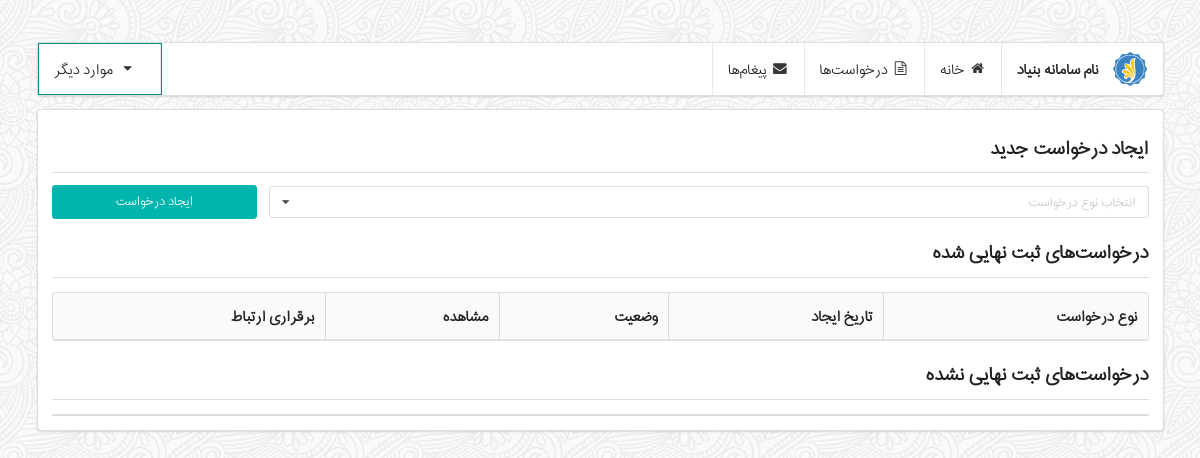
/users/requests/ (signed in), run on an earlier commit of the app's database.
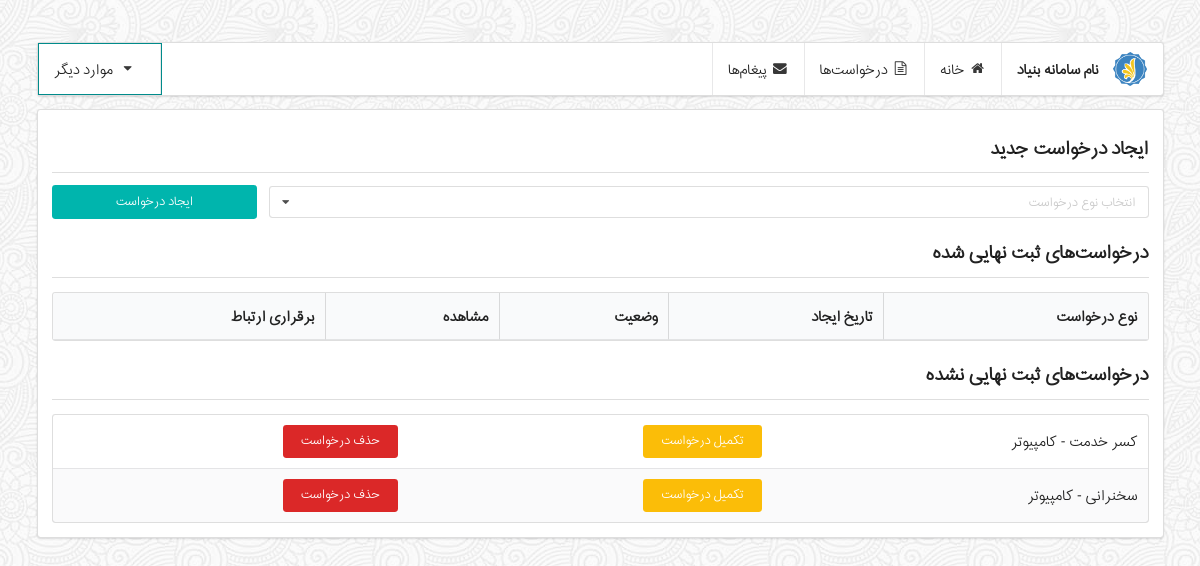
And on a later commit of the database.
### application/models.py (models this page shows, shortened)
class CoopApplication(models.Model):
    class Meta:
        verbose_name = _('Cooperation Application')
        verbose_name_plural = _('Cooperation Applications')
    application = models.OneToOneField(
        Application,
        related_name="coop_app",
    )
    facility = models.ForeignKey(
        Facility,
        related_name="coop_applications",
        verbose_name=_('Facility'),
    )
    manager_has_verified = models.BooleanField(
        default=False,
        verbose_name=_('First verify'),
    )
    association_has_verified = models.BooleanField(
        default=False,
        verbose_name=_('Association verify'),
    )
    manager_verification_date = models.DateTimeField(
        null=True,
        blank=True,
        default=timezone.now,
    )
    field = models.ForeignKey(
        Field,
        verbose_name=_("Application Field"),
        related_name='coop_applications'
    )
    is_deleted = models.BooleanField(
        default=False,
        verbose_name=_("Is deleted")
    )
    status = models.CharField(
        max_length=1,
        verbose_name=_("Status"),
        choices=(
            ('0', 'ثبت نهایی نشده'),
            ('1', 'بررسی نشده'),
            ('2', 'در حال بررسی'),
            ('3', 'در حال مذاکره'),
            ('4', 'عقد قرارداد'),
            ('5', 'شروع همکاری'),
            ('6', 'قطع همکاری'),
            ('7', 'اتمام همکاری'),
            ('8', 'رد شده'),
        ),
        default='1',
    )

### association/models.py (models this page shows, shortened)
class Facility(models.Model):
    class Meta:
        verbose_name = _('Facility')
        verbose_name_plural = _('Facilities')
    title = models.CharField(
        _('Title'),
        max_length=200,
    )
    def __str__(self):
        return self.title

### users/models.py (models this page shows, shortened)
class Field(models.Model):
    class Meta:
        verbose_name = _('Field')
        verbose_name_plural = _('Fields')
    title = models.CharField(
        _('Title'),
        max_length=200,
    )
    def __str__(self):
        return self.title

### users/views.py (the view, shortened to what this page needs)
# urls.py: url(r'requests/$', 'users.views.user_requests'),
def user_requests(request):
    if request.method == "GET":
        user = BMNUser.objects.get(user=request.user)
        saved_apps = Application.objects.filter(user=user, is_finalized=False)
        saved_coops = []
        complete_apps = Application.objects.filter(user=user, is_finalized=True)
        complete_coops = []
        if len(saved_apps) > 0:
            for app in saved_apps:
                coop_application = None
                try:
                    coop_application = CoopApplication.objects.get(application=app)
                except ObjectDoesNotExist:
                    pass
                except MultipleObjectsReturned:
                    pass
                if coop_application:
                    saved_coops.append(coop_application)
        return render(request, 'users/user-dashboard-requests.html',
                      {'saved_coops': saved_coops, "complete_coops": complete_coops,})

### templates/users/user-dashboard-requests.html (shortened to what this page needs)
{% extends 'users/user-base.html' %}
{% load staticfiles %}
{% block segment %}
    <div class="ui dividing header">
        ایجاد درخواست جدید
    </div>
    <form class="ui form" method="POST" action="/users/requests/new/">
        <div class="inline fields">
            <div class="thirteen wide field">
                <div class="ui fluid selection dropdown">
                    <i class="dropdown icon"></i>
                    <div class="default text">
                        انتخاب نوع درخواست
                    </div>
                </div>
            </div>
            <div class="three wide field">
                <input type="submit" class="ui fluid teal button" value="ایجاد درخواست"/>
            </div>
        </div>
    </form>
    <div class="ui dividing header">
        درخواست‌های ثبت نهایی شده
    </div>
    <table class="ui unstackable selectable sortable striped table">
        <thead>
        <tr>
            <th>نوع درخواست</th>
            <th>تاریخ ایجاد</th>
            <th>وضعیت</th>
             <th> مشاهده</th>
             <th> برقراری ارتباط </th>
        </tr>
        </thead>
    </table>
    <div class="ui dividing header">
        درخواست‌های ثبت نهایی نشده
    </div>
    <table class="ui unstackable selectable sortable striped table">
        <tbody>
        {% for sc in saved_coops %}
        <tr>
            <td>{{ sc.facility }} - {{ sc.field }}</td>
            <td> <a class="ui yellow button"  href="/users/requests/edit/{{ sc.id }}/" >
            تکمیل درخواست
            </a> </td>
         <td> <a class="ui red button" href="/users/requests/delete/{{ sc.id }}/">
         حذف درخواست
         </a> </td>
        </tr>
        {% endfor %}
        </tbody>
    </table>
{% endblock %}

What changed in the data, as far as the page shows it:
added CoopApplication: facility "کسر خدمت", field "کامپیوتر"
added CoopApplication: facility "سخنرانی", field "کامپیوتر"
